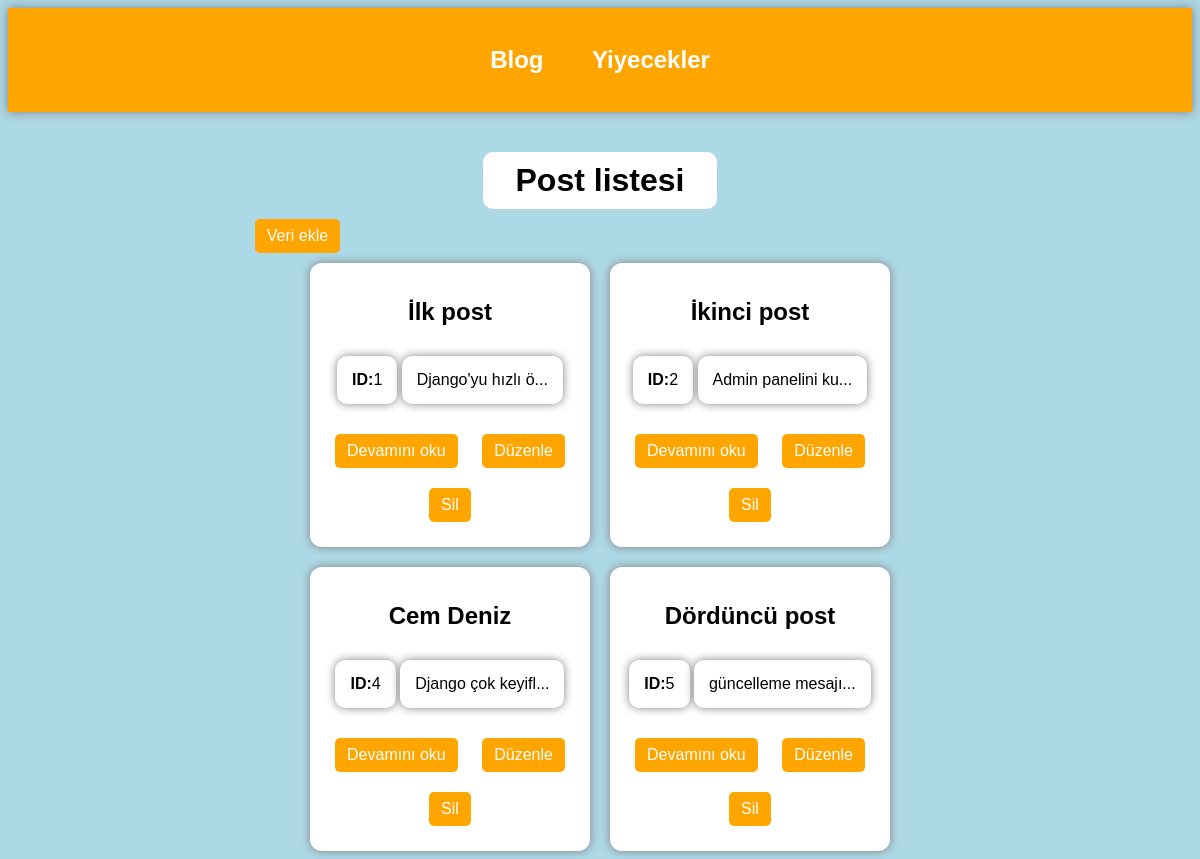
The page / on the database its author committed.
### blog/models.py (models this page shows, shortened)
class Post(models.Model):
    baslik = models.CharField(max_length=100)
    icerik = models.TextField()

### blog/views.py (the view)
# urls.py: path("", views.home, name="home"),
def home(request):
    posts = Post.objects.all()
    return render(request, "home.html", {"posts": posts})

### blog/templates/home.html
{% extends "base.html" %}
{% block content %}
<h1 class="page-title">Post listesi</h1>
    <a href="{% url 'post_create' %}" class="btn1">Veri ekle</a>
        {% if posts %}
            <div class="card-container">
                {% for post in posts %}
                    <div class="home-card">
                        <h2>{{ post.baslik }}</h2>
                        <p><strong>ID:</strong>{{ post.id }}</p>
                        <p>{{ post.icerik|slice:":17" }}...</p>
                        <a href="{% url 'post_detail' post.id %}" class="btn1">Devamını oku</a>
                        <a href="{% url 'post_update' post.id %}" class="btn1">Düzenle</a>
                        <a href="{% url 'post_delete' post.id %}" class="btn1">Sil</a>
                    </div>
                {% endfor %}
            </div>
        {% else %}
            <p>Hiç veri yok.</p>
        {% endif %}
{% endblock %}

### blog/templates/base.html (shortened to what this page needs)
{% load static %}
<!DOCTYPE html>
<html>
<head>
    <link rel="stylesheet" href="{% static 'style.css' %}">
</head>
<body>
{% include "navbar.html" %}
<div class="container">
    {% block content %}
    {% endblock %}
</div>
</body>
</html>

### blog/templates/navbar.html
<nav class="navbar">
    <a href="{% url 'home' %}" class="btn2">
        <h2>Blog</h2>
    </a>
    <a href="{% url 'meal_list' %}" class="btn2">
        <h2>Yiyecekler</h2>
    </a>
</nav>

### static/style.css (style rules this page uses)
body { font-family: Arial; background-color: lightblue; }
p { background-color: white; display: inline-block; margin: 20px 0; padding: 15px; border-radius: 10px; box-shadow: 0px 0px 10px gray; }
a, button { text-decoration: none; }
.page-title { text-align: center; background-color: white; width: 30%; margin: auto; margin-top: 40px; padding: 10px; border-radius: 10px; }
.container { width: 60%; margin: auto; margin-top: 40px; }
.navbar { background: orange; color: white; padding: 20px; text-align: center; box-shadow: 0px 0px 10px gray; }
.navbar a { color: white; }
.navbar h2 { margin: 0; }
.btn1, .btn2 { display: inline-block; background: orange; color: white; padding: 8px 12px; border-radius: 5px; margin: 10px; transition: 0.5s; }
.card-container { display: flex; flex-wrap: wrap; gap: 20px; justify-content: center; }
.meal-card, .home-card { background: white; padding: 15px; border-radius: 12px; width: 250px; box-shadow: 0 0 10px grey; text-align: center; transition: 0.5s; }
.meal-card, .home-card h2 { margin-bottom: 10px; }
.meal-card, .home-card a { display: inline-block; margin-top: 10px; }

### rows shown on the page
Post: baslik "İlk post", id "1", icerik "Django'yu hızlı ö"
Post: baslik "İkinci post", id "2", icerik "Admin panelini ku"
Post: baslik "Cem Deniz", id "4", icerik "Django çok keyifl"
Post: baslik "Dördüncü post", id "5", icerik "güncelleme mesajı"
